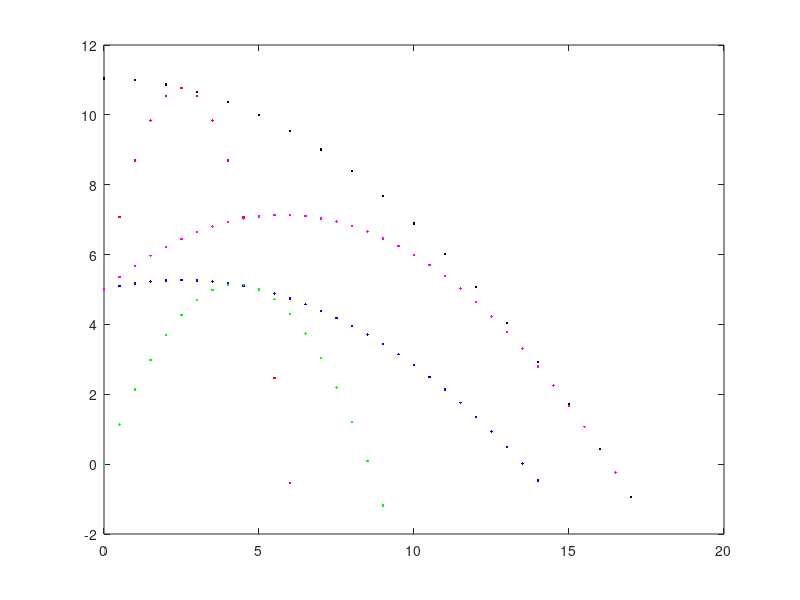

MATLAB code for this plot:
h_input = input('Enter a launch height')
X = input('X target')
Y = input('Y target')

function projectile_plot(u,theta,h,colour)

  ax = 0
  ay = -9.81
  dt = 0.01
  dx = 0.5

  x = 0
  y = h
  vx = u*cosd(theta)
  vy = u*sind(theta)

  do
    y = h + x*tand(theta) - (9.81*(x^2)*(1 + (tand(theta))^2)/(2*(u^2)))
    plot(x,y,colour)
    hold on
    x += dx
  until (y < 0)
endfunction

function minimum_trajectory(X,Y,colour)
x = 0
dx = 0.5
  do
    y = x*((Y + ((X^2)+(Y^2))^0.5)/X)-((((X^2)+(Y^2))^0.5)/(X^2))*(x^2)
    plot(x,y,colour)
    hold on
    x += dx
  until (y < 0)
endfunction

u_high_low = sqrt(9.81*(Y + sqrt((X^2)+(Y^2))))
a = 9.81*(0.5/(u_high_low^2))*(X^2)
b = 0-X
c = Y -h_input + 9.81*(X^2)*(0.5/(u_high_low^2))
theta_high = atand((-b + sqrt((b^2) - 4*a*c))/(2*a))
theta_low = atand((-b - sqrt((b^2) - 4*a*c))/(2*a))
theta_high = real(theta_high)
theta_low = real(theta_low)

theta_max = asind(1/sqrt(2 + (2*9.81*h_input)/(u_high_low^2)))

function bounding_parabola(u,h,colour)

  dxb = 1
  xb = 0

  do
    yb = h + ((u^2)/(2*9.81))-(9.81/(2*(u^2)))*(xb^2)
    plot(xb,yb,colour)
    hold on
    xb += dxb
  until (yb < 0)
endfunction

projectile_plot(u_high_low,theta_high,h_input,'r')
projectile_plot(u_high_low,theta_low,h_input,'b')
projectile_plot(u_high_low,theta_max,h_input,'m')
minimum_trajectory(X,Y,'g')
bounding_parabola(u_high_low,h_input,'k')
